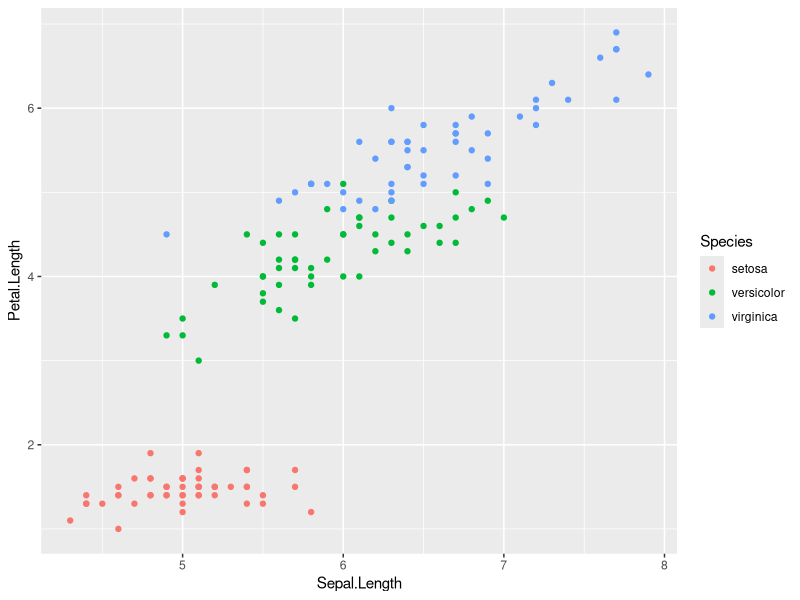
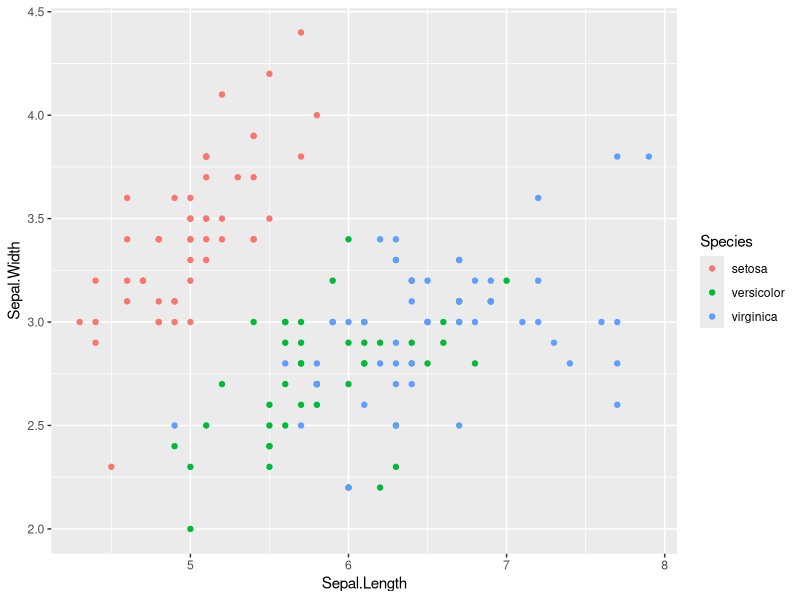
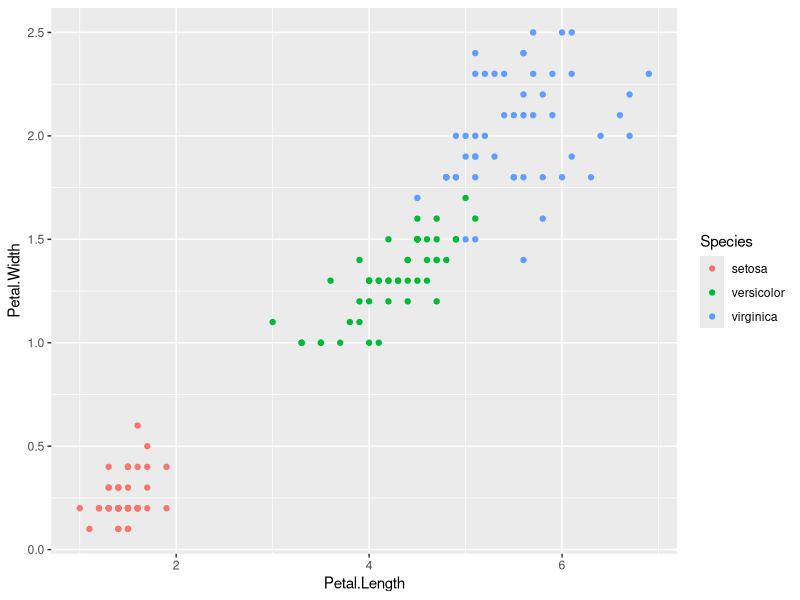

Source code (R) for these figures, in order:
## ---- chunk 1
#| label: fig-iris
#| fig-cap: "Our classical iris plot"
iris_plot <- ggplot2::ggplot(iris,
                             ggplot2::aes(x = Sepal.Length, y = Petal.Length, color = Species)) +
  ggplot2::geom_point()

iris_plot
    
## ---- chunk 2
iris_plot_2 <- ggplot2::ggplot(iris,
                               ggplot2::aes(x = Sepal.Length, y = Sepal.Width, color = Species)) +
  ggplot2::geom_point()


iris_plot_3 <- ggplot2::ggplot(iris,
                               ggplot2::aes(x = Petal.Length, y = Petal.Width, color = Species)) +
  ggplot2::geom_point()

iris_plot_2
iris_plot_3
